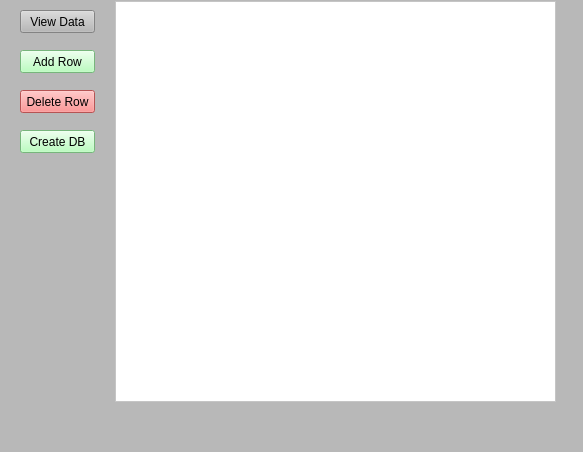
<?xml version="1.0" encoding="UTF-8"?>
<ui version="4.0">
 <class>MainWindow</class>
 <widget class="QMainWindow" name="MainWindow">
  <property name="geometry">
   <rect>
    <x>0</x>
    <y>0</y>
    <width>583</width>
    <height>452</height>
   </rect>
  </property>
  <property name="mouseTracking">
   <bool>true</bool>
  </property>
  <property name="windowTitle">
   <string>MainWindow</string>
  </property>
  <property name="styleSheet">
   <string notr="true">background-color:rgb(184, 184, 184);</string>
  </property>
  <widget class="QWidget" name="centralwidget">
   <widget class="QPushButton" name="pushButton">
    <property name="geometry">
     <rect>
      <x>20</x>
      <y>10</y>
      <width>75</width>
      <height>23</height>
     </rect>
    </property>
    <property name="mouseTracking">
     <bool>true</bool>
    </property>
    <property name="styleSheet">
     <string notr="true">background-color:rgb(167, 255, 173)b(184, 228, 255)</string>
    </property>
    <property name="text">
     <string>View Data</string>
    </property>
   </widget>
   <widget class="QPushButton" name="pushButton_2">
    <property name="geometry">
     <rect>
      <x>20</x>
      <y>50</y>
      <width>75</width>
      <height>23</height>
     </rect>
    </property>
    <property name="styleSheet">
     <string notr="true">background-color:rgb(167, 255, 173)</string>
    </property>
    <property name="text">
     <string>Add Row</string>
    </property>
   </widget>
   <widget class="QPushButton" name="pushButton_3">
    <property name="geometry">
     <rect>
      <x>20</x>
      <y>90</y>
      <width>75</width>
      <height>23</height>
     </rect>
    </property>
    <property name="styleSheet">
     <string notr="true">background-color:rgb(255, 117, 117)</string>
    </property>
    <property name="text">
     <string>Delete Row</string>
    </property>
   </widget>
   <widget class="QPushButton" name="pushButton_4">
    <property name="geometry">
     <rect>
      <x>20</x>
      <y>130</y>
      <width>75</width>
      <height>23</height>
     </rect>
    </property>
    <property name="styleSheet">
     <string notr="true">background-color:rgb(167, 255, 173)</string>
    </property>
    <property name="text">
     <string>Create DB</string>
    </property>
   </widget>
   <widget class="QTableView" name="tableView">
    <property name="geometry">
     <rect>
      <x>115</x>
      <y>1</y>
      <width>441</width>
      <height>401</height>
     </rect>
    </property>
    <property name="styleSheet">
     <string notr="true">background-color:rgb(255, 255, 255)</string>
    </property>
   </widget>
  </widget>
  <widget class="QMenuBar" name="menubar">
   <property name="geometry">
    <rect>
     <x>0</x>
     <y>0</y>
     <width>583</width>
     <height>21</height>
    </rect>
   </property>
  </widget>
  <widget class="QStatusBar" name="statusbar"/>
 </widget>
 <resources/>
 <connections/>
</ui>
